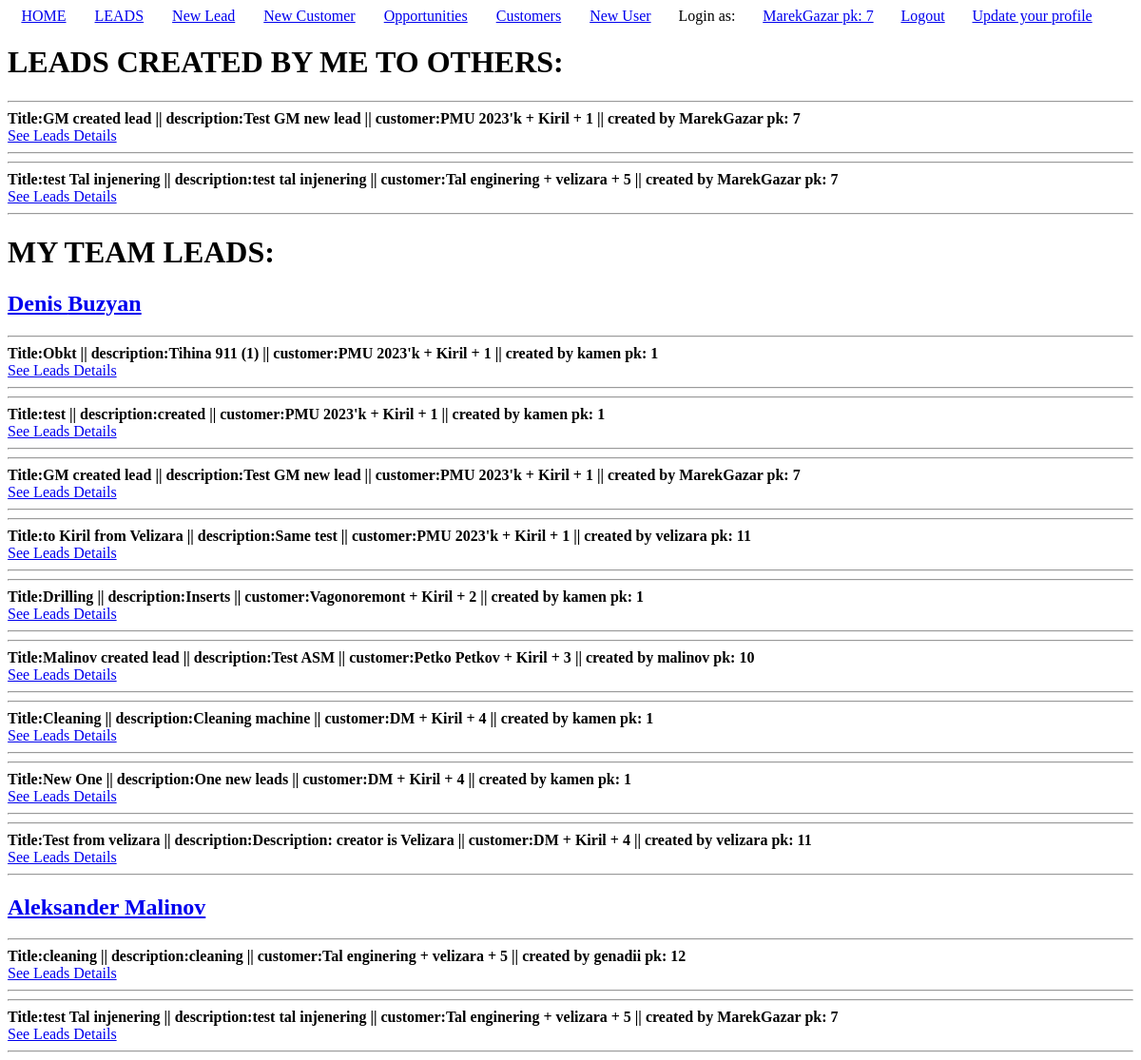
Before: /leads/all/ (signed in) with the older database file.
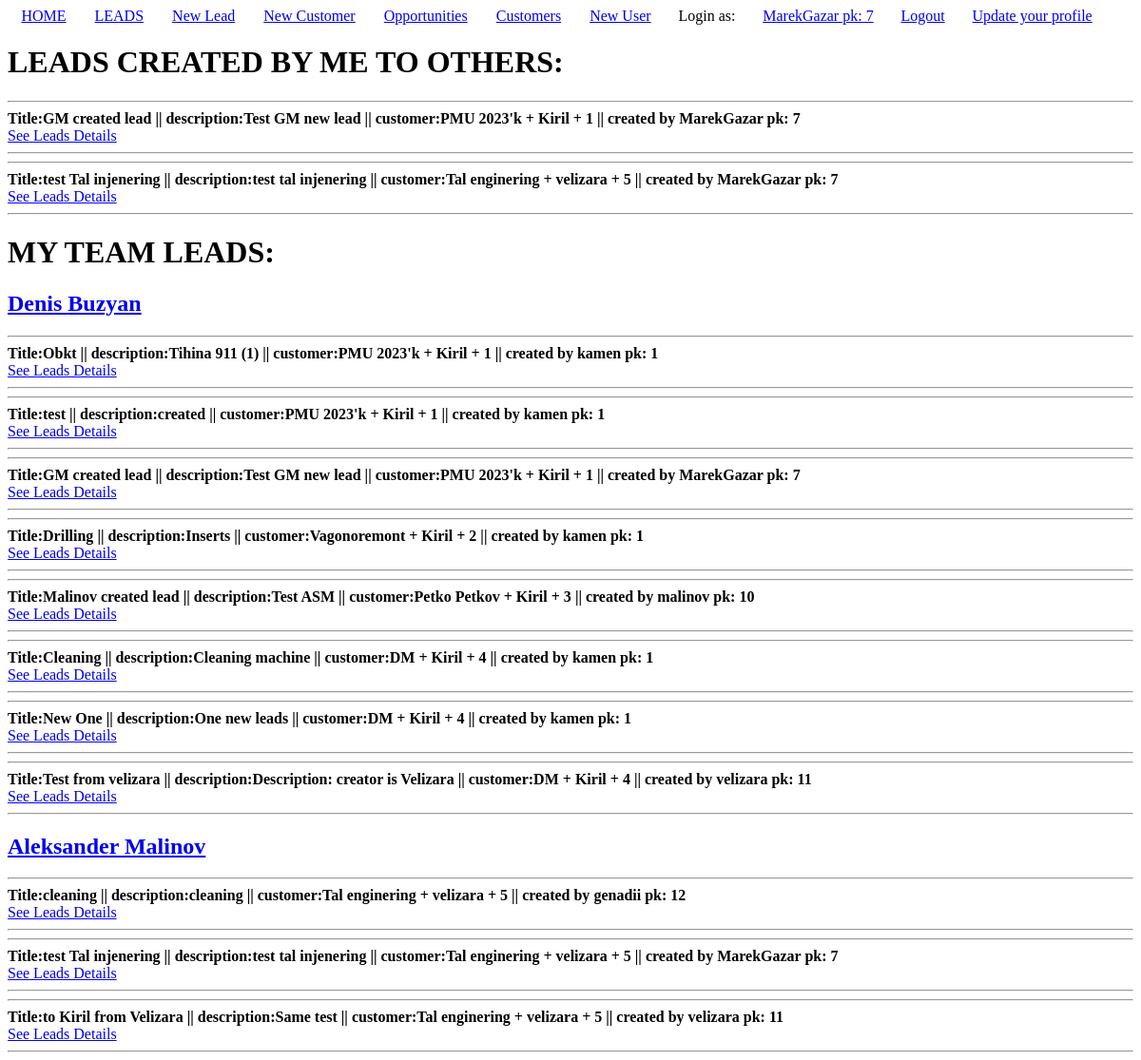
After: the same page with the newer database file.
### agents/models.py (models this page shows)
class Agent(AbstractUser):
    is_salesman = models.BooleanField(default=False)
    is_manager = models.BooleanField(default=False)
    is_general_manager = models.BooleanField(default=False)
    def __str__(self):
        return  self.username + ' pk: ' + str(self.pk)

class Salesman(models.Model):
    user = models.OneToOneField(Agent, on_delete=models.CASCADE)
    manager = models.ForeignKey(Manager, on_delete=models.SET_NULL, null=True)
    first_name = models.CharField(max_length=30, null=True, blank=True)
    last_name = models.CharField(max_length=30, null=True, blank=True)
    email = models.EmailField(null=True, blank=True)
    phone_number = models.CharField(max_length=10, null=True, blank=True)
    def __str__(self):
        return self.user.username

class Manager(models.Model):
    user = models.OneToOneField(Agent, on_delete=models.CASCADE)
    general_manager = models.ForeignKey(GeneralManager, on_delete=models.SET_NULL, null=True)
    first_name = models.CharField(max_length=30, null=True, blank=True)
    last_name = models.CharField(max_length=30, null=True, blank=True)
    email = models.EmailField(null=True, blank=True)
    phone_number = models.CharField(max_length=10, null=True, blank=True)
    def __str__(self):
        return self.user.username

### leads/models.py (models this page shows)
class Lead(models.Model):
    title = models.CharField(max_length=33)
    description = models.TextField(max_length=400)
    customer = models.ForeignKey(Customer, on_delete=models.CASCADE)
    created_by = models.ForeignKey(Agent, on_delete=models.SET_NULL, null=True)
    def __str__(self):
        return f'{self.customer.name} - {self.title} pk: {self.pk}'

class Customer(models.Model):
    name = models.CharField(max_length=33, unique=True)
    salesman = models.ForeignKey(Salesman, on_delete=models.SET_NULL, null=True)
    def __str__(self):
        return f'{self.name} + {self.salesman} + {self.pk}'

### leads/views.py (the view)
# urls.py: path('all/', lead_list, name='lead-list'),
@login_required
def lead_list(request):
    obj_list = {}
    current_user_obj_list = Lead.objects.filter(customer__salesman__user=request.user)
    leads_created_by_current_user = Lead.objects.filter(created_by=request.user)\
        .exclude(customer__salesman__user=request.user)
    if request.user.is_manager:
        manager_salesmen = Salesman.objects.filter(manager=request.user.manager)
        for salesman in manager_salesmen:
            salesman_obj_list = Lead.objects.filter(created_by=salesman.user)
            obj_list[salesman] = salesman_obj_list
    elif request.user.is_general_manager:
        managers = Manager.objects.all()
        for manager in managers:
            manager_obj_list = Lead.objects.filter(customer__salesman__manager__id=manager.id)
            obj_list[manager] = manager_obj_list
    context = {
        'obj_list': obj_list,
        'current_user_obj_list': current_user_obj_list,
        'leads_created_by_current_user': leads_created_by_current_user,
    }
    print(obj_list)
    return render(request, 'lead_list.html', context)

### leads/templates/lead_list.html (shortened to what this page needs)
{% include 'base.html' %}
{% block content %}
    <h1>LEADS CREATED BY ME TO OTHERS:</h1>
    {% for obj in leads_created_by_current_user %}
        <hr>
        <h4 style="margin: 0;">Title:{{obj.title}} || description:{{obj.description}} || customer:{{obj.customer}} || created by {{obj.created_by}}</h4>
        <a href="{% url 'lead-detail' obj.pk %}">See Leads Details</a>
        <hr>
    {% endfor %}
    <h1>MY TEAM LEADS:</h1>
    {% for key, value in obj_list.items %}
       <a href="{% url 'profile-details' key.user.id %}"><h2>{{key.first_name}} {{key.last_name}}</h2></a>
        {% for obj in value %}
            <hr>
            <h4 style="margin: 0;">Title:{{obj.title}} || description:{{obj.description}} || customer:{{obj.customer}} || created by {{obj.created_by}}</h4>
            <a href="{% url 'lead-detail' obj.pk %}">See Leads Details</a>
            <hr>
        {% endfor %}
    {% endfor %}
{% endblock content %}

### templates/base.html (shortened to what this page needs)
<!DOCTYPE html>
<html lang="en">
<head>
</head>
<body>
    <div style="display: flex; justify-content: space-around">
      <div style="display: flex; gap: 30px;">
        <a href="{% url 'home' %}">HOME</a>
        <a href="{% url 'lead-list' %}">LEADS</a>
        <a href="{% url 'lead-create' %}">New Lead</a>
        <a href="{% url 'customer-create' %}">New Customer</a>
        <a href="{% url 'opportunity-list' %}">Opportunities</a>
        <a href="{% url 'customer-list' %}">Customers</a>
        {% if request.user.is_general_manager or request.user.is_manager %}
            <a href="{% url 'signup' %}">New User</a>
        {% endif %}
      </div>
        Login as: <a href="{% url 'profile-details' request.user.id %}">{{ request.user }}</a>
        {% if request.user.is_authenticated %}
            <a href="{% url 'logout' %}">Logout</a>
            <a href="{% url 'profile-update' request.user.id %}">Update your profile</a>
        {% else %}
            <a href="{% url 'login' %}">Login</a>
        {% endif %}
    </div>
</body>
</html>

### templates/base.html (style rules this page uses)
body { background-color: light grey; }

Changed rows visible on the page:
changed Manager "Denis": loses Lead (title "to Kiril from Velizara", description "Same test", customer "PMU 2023'k + Kiril + 1", created_by "velizara pk: 11")
changed Manager "Aleksander": gains Lead (title "to Kiril from Velizara", description "Same test", customer "Tal enginering + velizara + 5", created_by "velizara pk: 11")
